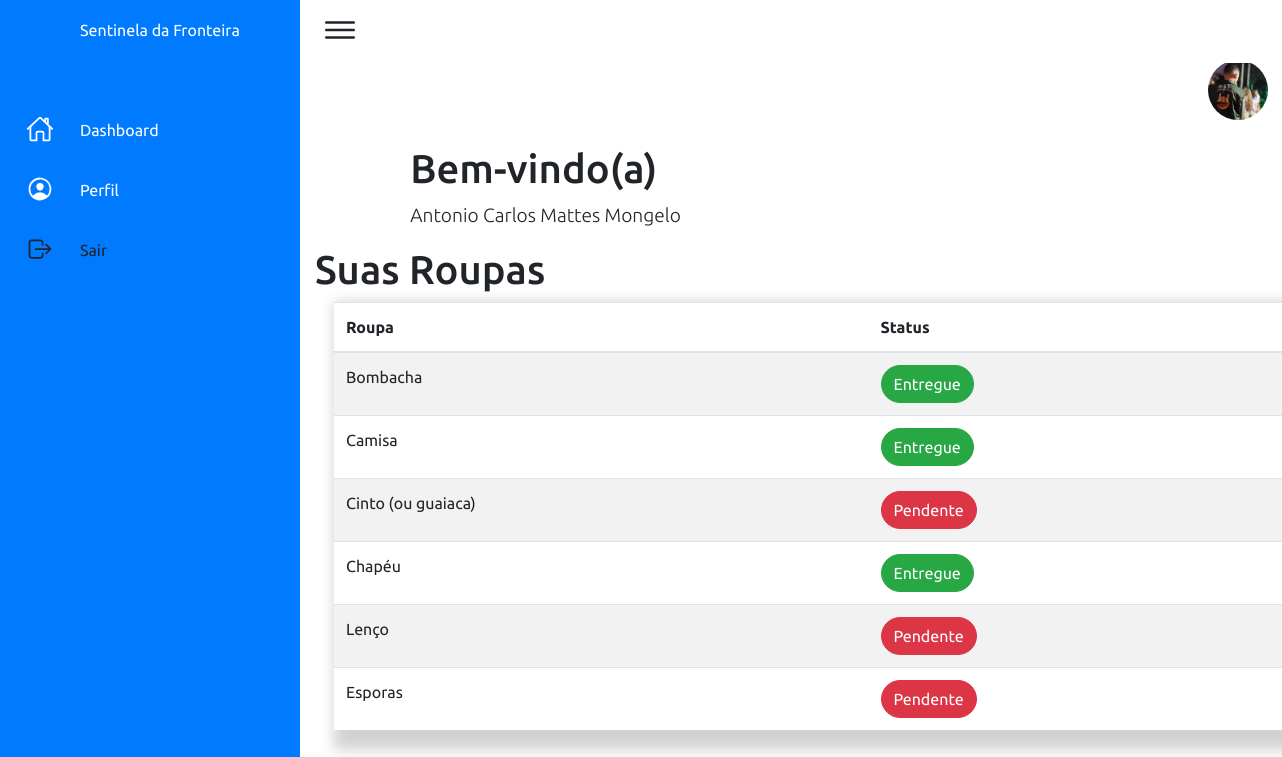
The app's page /acessorios/index.php (signed in) with its own data.
### tables this page shows
CREATE TABLE IF NOT EXISTS `usuario` (
  `id_usuario` int NOT NULL AUTO_INCREMENT,
  `statuss` int DEFAULT NULL,
  `nome` varchar(255) DEFAULT NULL,
  `email` varchar(255) DEFAULT NULL,
  `datas` date DEFAULT NULL,
  `CPF` varchar(14) DEFAULT NULL,
  `RG` varchar(11) DEFAULT NULL,
  `categoria` varchar(255) NOT NULL,
  `senha` varchar(255) DEFAULT NULL,
  `telefone` varchar(11) DEFAULT NULL,
  `matricula` varchar(255) DEFAULT NULL,
  `imagem` varchar(255) NOT NULL,
  `genero` varchar(255) NOT NULL,
  `endereco` varchar(255) NOT NULL,
  `responsavel` varchar(255) NOT NULL,
  `data_entrada` date NOT NULL,
  `tele_respon` varchar(11) NOT NULL,
  `idade` varchar(2) NOT NULL,
  `nom_dan` varchar(255) NOT NULL,
  PRIMARY KEY (`id_usuario`),
  KEY `id_usuario` (`id_usuario`) USING BTREE
);

CREATE TABLE IF NOT EXISTS `roupas` (
  `id` int NOT NULL AUTO_INCREMENT,
  `nome` varchar(255) NOT NULL,
  `status_devolucao` tinyint(1) DEFAULT '0',
  `id_usuario` int DEFAULT NULL,
  PRIMARY KEY (`id`),
  KEY `id_usuario` (`id_usuario`) USING BTREE
);

### acessorios/index.php (the view, shortened to what this page needs)
<?php
include ("conexao.php");
$sql_roupas_usuario = "SELECT * FROM roupas WHERE id_usuario = " . $_SESSION['id_usuario'];
$resultado_roupas_usuario = mysqli_query($conexao, $sql_roupas_usuario);
$sql = "SELECT * FROM usuario WHERE id_usuario = " . $_SESSION['id_usuario'];
$resultado = mysqli_query($conexao, $sql);
$dados = mysqli_fetch_assoc($resultado);
?>
<!DOCTYPE html>
<html lang="en">
<head>
    <link rel="stylesheet" href="https://stackpath.bootstrapcdn.com/bootstrap/4.5.2/css/bootstrap.min.css">
    <link rel="stylesheet" href="css/style.css">
    <link rel="stylesheet" href="https://cdn.jsdelivr.net/npm/sweetalert2@10">
</head>
<body>
    <div class="navigation">
        <ul>
            <li>
                <a href="#">
                    <span class="icon">
                        <ion-icon name="##"></ion-icon>
                    </span>
                    <span class="title"> Sentinela da Fronteira </span>
                </a>
            </li>
            <li>
                <a href="../dashboard.php">
                    <span class="icon">
                        <ion-icon name="home-outline"></ion-icon>
                    </span>
                    <span class="title">Dashboard</span>
                </a>
            </li>
            <li>
                <a href="../perfil.php">
                    <span class="icon">
                        <ion-icon name="person-circle-outline"></ion-icon>
                    </span>
                    <span class="title">Perfil</span>
                </a>
            </li>
            <li>
                <a onclick="confirmLogout()">
                    <span class="icon">
                        <ion-icon name="log-out-outline"></ion-icon>
                    </span>
                    <span class="title">Sair</span>
                </a>
            </li>
        </ul>
    </div>
    <div class="main">
        <div class="topbar">
            <div class="toggle">
                <ion-icon name="menu-outline"></ion-icon>
            </div>
        </div>
        <div class="user">
            <img src="../img/<?php echo $dados['imagem'] ?>" alt="">
        </div>
        <section class="py-5">
            <div class="container">
                <div class="nome">
                    <br>
                    <br>
                    <br>
                    <h1 class="fw-light">Bem-vindo(a)</h1>
                    <p class="lead">
                        <?php echo $_SESSION['nome'] ?>
                    </p>
                </div>
                <h1>Suas Roupas</h1>
<table class="table table-striped">
    <thead class="thead-info">
        <tr>
            <th>Roupa</th>
            <th>Status</th>
        </tr>
    </thead>
    <tbody>
        <?php while ($row = mysqli_fetch_assoc($resultado_roupas_usuario)): ?>
            <tr>
                <td><?php echo $row['nome']; ?></td>
                <td>
                    <?php if ($row['status_devolucao'] == 0): ?>
                        <button type="button" class="btn btn-danger">Pendente</button>
                    <?php else: ?>
                        <button type="button" class="btn btn-success">Entregue</button>
                    <?php endif; ?>
                </td>
            </tr>
        <?php endwhile; ?>
    </tbody>
</table>
                </div>
        </section>
</body>
</html>

### acessorios/css/style.css (style rules this page uses)
* { font-family: "Ubuntu", sans-serif; margin: 0; padding: 0; box-sizing: border-box; }
.lead { font-size: larger; }
img { position: relative; margin-top: 5%; }
body { min-height: 100vh; overflow-x: hidden; }
.btn { border-radius: 50px; }
:root { --background-dark: #2d3548; --text-light: rgba(255, 255, 255, 0.6); --text-lighter: rgba(255, 255, 255, 0.9); --spacing-s: 8px; --spacing-m: 16px; --spacing-l: 24px; --spacing-xl: 32px; --spacing-xxl: 64px; --width-container: 1200px; --blue: #2d3548; --white: #fff; --gray: #f5f5f5; --black1: #222; --black2: #999; }
.navigation { position: fixed; width: 300px; height: 100%; background: #007bff; border-left: 10px solid #007bff; transition: 0.5s; overflow: hidden; }
.navigation ul { position: absolute; top: 0; left: 0; width: 100%; }
.navigation ul li { position: relative; width: 100%; list-style: none; border-top-left-radius: 30px; border-bottom-left-radius: 30px; }
.navigation ul li:nth-child(1) { margin-bottom: 40px; pointer-events: none; }
.navigation ul li a { position: relative; display: block; width: 100%; display: flex; text-decoration: none; color: var(--white); }
.navigation ul li a .icon { position: relative; display: block; min-width: 60px; height: 60px; line-height: 75px; text-align: center; }
.navigation ul li a .icon ion-icon { font-size: 1.75rem; }
.navigation ul li a .title { position: relative; display: block; padding: 0 10px; height: 60px; line-height: 60px; text-align: start; white-space: nowrap; }
.main { position: absolute; width: calc(100% - 300px); left: 300px; min-height: 100vh; background: var(--white); transition: 0.5s; }
.topbar { width: 100%; height: 60px; display: flex; justify-content: space-between; align-items: center; padding: 0 10px; }
.toggle { position: relative; width: 60px; height: 60px; display: flex; justify-content: center; align-items: center; font-size: 2.5rem; cursor: pointer; }
.user { position: relative; width: 60px; height: 60px; left: 92.5%; margin-top: 0%; border-radius: 50%; overflow: hidden; cursor: pointer; }
.user img { position: absolute; top: 0; left: 0; width: 100%; height: 100%; object-fit: cover; }
.nome { position: relative; width: 100%; left: 10%; margin-top: -10%; }
.table { position: relative; left: 2%; box-shadow: 10px 10px 13px 10px rgba(50, 50, 50, 0.22); }

### records on screen
usuario: imagem (picture)
roupas: nome "Bombacha", status_devolucao "Entregue"
roupas: nome "Camisa", status_devolucao "Entregue"
roupas: nome "Cinto (ou guaiaca)", status_devolucao "Pendente"
roupas: nome "Chapéu", status_devolucao "Entregue"
roupas: nome "Lenço", status_devolucao "Pendente"
roupas: nome "Esporas", status_devolucao "Pendente"

### other values on screen
$_SESSION['nome'] "Antonio Carlos Mattes Mongelo"
